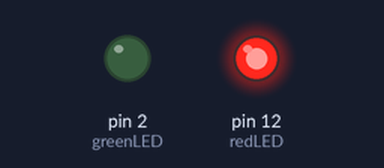
Simulated run of this sketch. Board: Arduino Uno, built with avr-gcc and run on an emulated ATmega328P. Parts: output pins drawn as LEDs (lit = HIGH).

Above: at 0.15 s.
At 8.9 s:
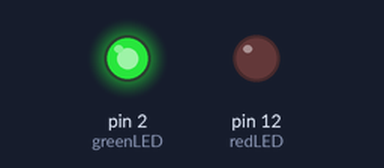
At 22.5 s:
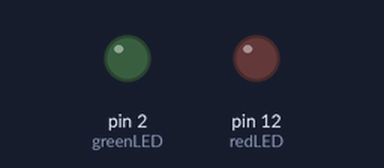
Timing chart, 0 to 24.0 s (numbered marks = the images above):
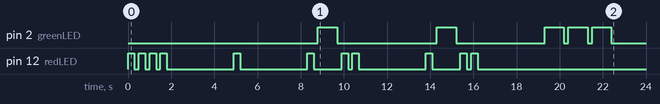

Measured:
- by itself, pin 2 (greenLED): LOW → HIGH at 8.8 s, → LOW 0.90 s later, → HIGH 4.6 s later, → LOW 0.90 s later, … (10 changes in this stretch)
- by itself, pin 12 (redLED): LOW → HIGH at 0.00 s, → LOW 0.30 s later, → HIGH 0.20 s later, → LOW 0.30 s later, … (22 changes in this stretch)

The sketch:

Morse_code_with_two_LEDs.ino
```cpp
int redLED = 12;
int greenLED = 2;
char string[] = "hello";
void dash(int);
void cblink(int);
void morseCode(char);
int i = 0;
int len = strlen(string);

void setup() {
  // put your setup code here, to run once:
  pinMode(redLED, OUTPUT);
  pinMode(greenLED, OUTPUT);
}
void loop() {
  // put your main code here, to run repeatedly:
  if(i<len){
    morseCode(string[i]);
    ++i;
  }
}

void dash(int k){
    int j =0;
  for(j = 0; j < k; ++j){
    digitalWrite(greenLED, HIGH);
    delay(900);
    digitalWrite(greenLED, LOW);
    delay(200);
    }
}

void cblink(int k){
  int j =0;
  for(j = 0; j < k; ++j){
    digitalWrite(redLED, HIGH);
    delay(300);
    digitalWrite(redLED, LOW);
    delay(200);
    }
}

void morseCode(char a){
int k = 0;
    if(a == 'A' || a== 'a'){
        cblink(1);
        dash(1);
        delay(2900);
      }
    if(a == 'B' || a== 'b'){
        dash(1);
        cblink(3);
        delay(2900);
      }
    if(a == 'C' || a== 'c'){
        dash(1);
        cblink(1);
        dash(1);
        cblink(1);
        delay(2900);
      }
    if(a == 'D' || a== 'd'){
        dash(1);
        cblink(2);
        delay(2900);
      }
    if(a == 'E' || a== 'e'){
        cblink(1);
        delay(2900);
      }
    if(a == 'F' || a== 'f'){
        cblink(2);
        dash(1);
        cblink(1);
        delay(2900);
      }
    if(a == 'G' || a== 'g'){
        dash(2);
        cblink(1);
        delay(2900);
      }
    if(a == 'H' || a== 'h'){
        cblink(4);
        delay(2900);
      }
    if(a == 'I' || a== 'i'){
        cblink(2);
        delay(2900);
      }
    if(a == 'J' || a== 'j'){
        cblink(1);
        dash(3);
        delay(2900);
      }
    if(a == 'K' || a== 'k'){
        dash(1);
        cblink(1);
        dash(1);
        delay(2900);
      }
    if(a == 'L' || a== 'l'){
        cblink(1);
        dash(1);
        cblink(2);
        delay(2900);
      }
    if(a == 'M' || a== 'm'){
        dash(2);
        delay(2900);
      }
    if(a == 'N' || a== 'n'){
        dash(1);
        cblink(1);
        delay(2900);
      }
    if(a == 'O' || a== 'o'){
        dash(3);
        delay(2900);
      }
    if(a == 'P' || a== 'p'){
        cblink(1);
        dash(2);
        cblink(1);
        delay(2900);
      }
    if(a == 'Q' || a== 'q'){
        dash(2);
        cblink(1);
        dash(1);
        delay(2900);
      }
    if(a == 'R' || a== 'r'){
        cblink(1);
        dash(1);
        cblink(1);
        delay(2900);
      }
    if(a == 'S' || a== 's'){
        cblink(3);
        delay(2900);
      }
    if(a == 'T' || a== 't'){
        dash(1);
        delay(2900);
      }
    if(a == 'U' || a== 'u'){
        cblink(2);
        dash(1);
        delay(2900);
      }
    if(a == 'V' || a== 'v'){
        cblink(3);
        dash(1);
        delay(2900);
      }
    if(a == 'W' || a== 'w'){
        cblink(1);
        dash(2);
        delay(2900);
      }
    if(a == 'X' || a== 'x'){
        dash(1);
        cblink(2);
        dash(1);
        delay(2900);
      }
    if(a == 'Y' || a== 'y'){
        dash(1);
        cblink(1);
        dash(2);
        delay(2900);
      }
    if(a == 'Z' || a== 'z'){
        dash(2);
        cblink(2);
        delay(2900);
      }
}
```
